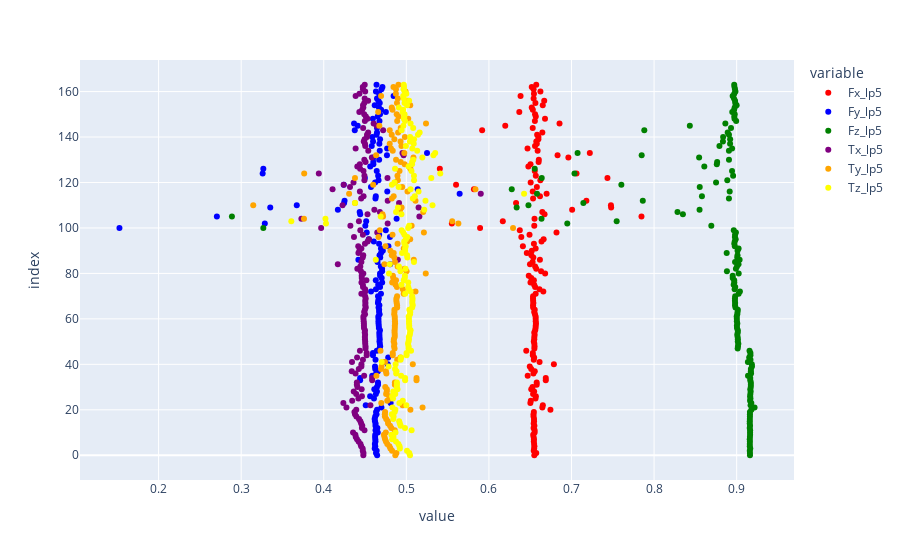

This figure's notebook cell:
### Code cell
plty.scatter(X_lp5_df, x = ["Fx_lp5", "Fy_lp5", "Fz_lp5", "Tx_lp5", "Ty_lp5", "Tz_lp5"],   color_discrete_map= dic)

### Figure 1 — Plotly figure (JSON) as saved in the notebook; plotly's stock layout.template omitted (floating-point values rounded to 4 significant figures; data arrays with more than 128 entries replaced by an {"elided": "..."} marker saying what was removed)
{"data": [{"hovertemplate": "variable=Fx_lp5<br>value=%{x}<br>index=%{y}<extra></extra>", "legendgroup": "Fx_lp5", "marker": {"color": "red", "symbol": "circle"}, "mode": "markers", "name": "Fx_lp5", "orientation": "h", "showlegend": true, "type": "scatter", "x": {"elided": "164 float values"}, "xaxis": "x", "y": {"elided": "164 int values"}, "yaxis": "y"}, {"hovertemplate": "variable=Fy_lp5<br>value=%{x}<br>index=%{y}<extra></extra>", "legendgroup": "Fy_lp5", "marker": {"color": "blue", "symbol": "circle"}, "mode": "markers", "name": "Fy_lp5", "orientation": "h", "showlegend": true, "type": "scatter", "x": {"elided": "164 float values"}, "xaxis": "x", "y": {"elided": "164 int values"}, "yaxis": "y"}, {"hovertemplate": "variable=Fz_lp5<br>value=%{x}<br>index=%{y}<extra></extra>", "legendgroup": "Fz_lp5", "marker": {"color": "green", "symbol": "circle"}, "mode": "markers", "name": "Fz_lp5", "orientation": "h", "showlegend": true, "type": "scatter", "x": {"elided": "164 float values"}, "xaxis": "x", "y": {"elided": "164 int values"}, "yaxis": "y"}, {"hovertemplate": "variable=Tx_lp5<br>value=%{x}<br>index=%{y}<extra></extra>", "legendgroup": "Tx_lp5", "marker": {"color": "purple", "symbol": "circle"}, "mode": "markers", "name": "Tx_lp5", "orientation": "h", "showlegend": true, "type": "scatter", "x": {"elided": "164 float values"}, "xaxis": "x", "y": {"elided": "164 int values"}, "yaxis": "y"}, {"hovertemplate": "variable=Ty_lp5<br>value=%{x}<br>index=%{y}<extra></extra>", "legendgroup": "Ty_lp5", "marker": {"color": "orange", "symbol": "circle"}, "mode": "markers", "name": "Ty_lp5", "orientation": "h", "showlegend": true, "type": "scatter", "x": {"elided": "164 float values"}, "xaxis": "x", "y": {"elided": "164 int values"}, "yaxis": "y"}, {"hovertemplate": "variable=Tz_lp5<br>value=%{x}<br>index=%{y}<extra></extra>", "legendgroup": "Tz_lp5", "marker": {"color": "yellow", "symbol": "circle"}, "mode": "markers", "name": "Tz_lp5", "orientation": "h", "showlegend": true, "type": "scatter", "x": {"elided": "164 float values"}, "xaxis": "x", "y": {"elided": "164 int values"}, "yaxis": "y"}], "layout": {"legend": {"title": {"text": "variable"}, "tracegroupgap": 0}, "margin": {"t": 60}, "xaxis": {"anchor": "y", "domain": [0, 1], "title": {"text": "value"}}, "yaxis": {"anchor": "x", "domain": [0, 1], "title": {"text": "index"}}}}
